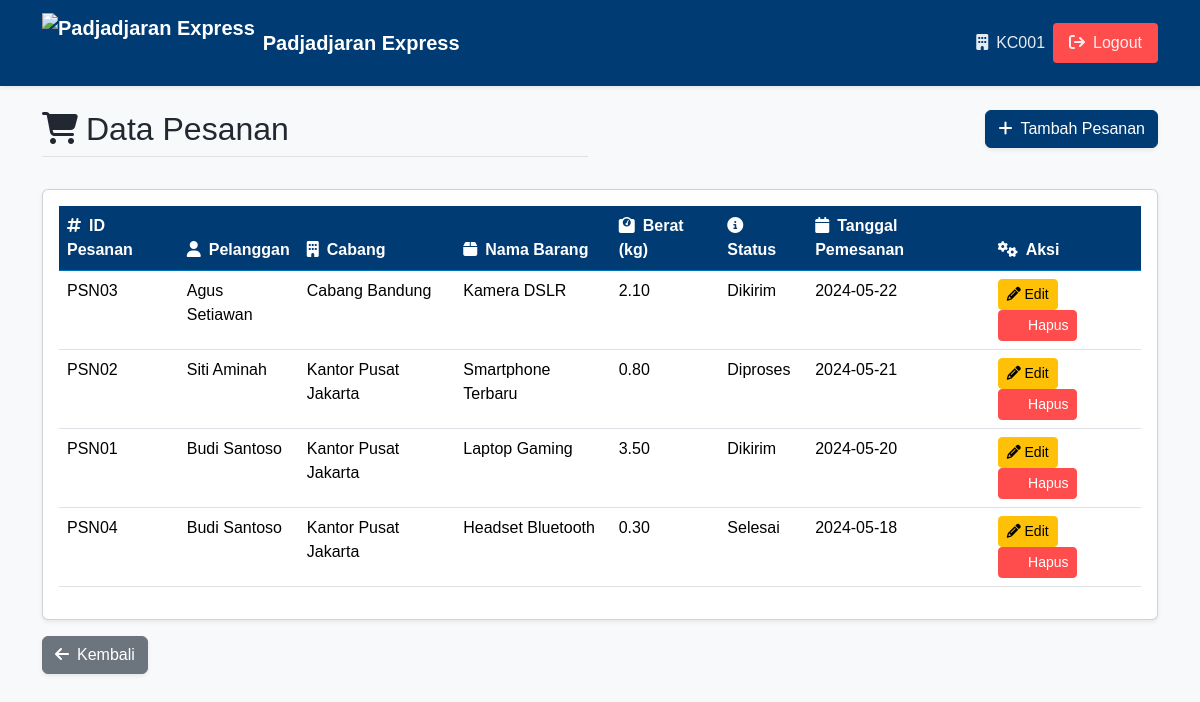
/pesanan/list.php (signed in), run on the app's committed database.
### tables this page shows
CREATE TABLE `pesanan` (
  `id_pesanan` varchar(5) NOT NULL,
  `id_pelanggan` varchar(5) DEFAULT NULL,
  `nama_barang` varchar(50) DEFAULT NULL,
  `status_barang` varchar(50) DEFAULT NULL,
  `tanggal_pemesanan` date DEFAULT NULL,
  `berat` decimal(5,2) DEFAULT NULL
);

CREATE TABLE `pelanggan` (
  `id_pelanggan` varchar(5) NOT NULL,
  `id_cabang` varchar(5) DEFAULT NULL,
  `nama_pelanggan` varchar(50) DEFAULT NULL,
  `telepon` varchar(20) DEFAULT NULL,
  `email` varchar(50) DEFAULT NULL,
  `alamat` varchar(50) DEFAULT NULL
);

CREATE TABLE `kantor_cabang` (
  `id_cabang` varchar(5) NOT NULL,
  `nama_cabang` varchar(50) DEFAULT NULL,
  `alamat` varchar(50) DEFAULT NULL,
  `password` varchar(30) DEFAULT NULL
);

### pesanan/list.php (the view, shortened to what this page needs)
<?php
include("../config.php");
$is_kantor_pusat = ($_SESSION['id_cabang'] == 'KC001');
if ($is_kantor_pusat) {
    $query = "SELECT p.*, pl.nama_pelanggan, kc.nama_cabang
              FROM pesanan p
              JOIN pelanggan pl ON p.id_pelanggan = pl.id_pelanggan
              JOIN kantor_cabang kc ON pl.id_cabang = kc.id_cabang
              ORDER BY p.tanggal_pemesanan DESC";
    $result = mysqli_query($conn, $query);
}
?>
<!DOCTYPE html>
<html lang="en">
<head>
    <link href="../assets/css/bootstrap.min.css" rel="stylesheet">
    <link rel="stylesheet" href="../assets/font-awesome/css/all.min.css">
    <link rel="stylesheet" href="../assets/style.css">
</head>
<body>
    <nav class="navbar navbar-expand-lg navbar-dark shadow-sm sticky-top" style="background-color: #003B73;">
        <div class="container">
            <a class="navbar-brand d-flex align-items-center" href="../dashboard.php">
                <img src="../assets/img/logo.png" alt="Padjadjaran Express" height="60" class="me-2">
                <span>Padjadjaran Express</span>
            </a>
            <div class="navbar-nav ms-auto">
                <span class="nav-link">
                    <i class="fa fa-building me-2"></i><?= htmlspecialchars($_SESSION['id_cabang']) ?>
                </span>
                <a class="nav-link btn btn-danger btn-sm text-white px-3" href="../logout.php">
                    <i class="fa fa-sign-out me-2"></i>Logout
                </a>
            </div>
        </div>
    </nav>
    <div class="container py-4">
        <div class="row mb-4">
            <div class="col">
                <h2 class="border-bottom pb-2">
                    <i class="fas fa-shopping-cart me-2"></i>Data Pesanan
                </h2>
            </div>
            <div class="col text-end">
                <a href="tambah.php" class="btn btn-primary shadow-sm">
                    <i class="fa fa-plus me-2"></i>Tambah Pesanan
                </a>
            </div>
        </div>
        <div class="card shadow-sm">
            <div class="card-body">
                <div class="table-responsive">
                    <table class="table table-hover">
                        <thead>
                            <tr>
                                <th><i class="fa fa-hashtag me-2"></i>ID Pesanan</th>
                                <th><i class="fa fa-user me-2"></i>Pelanggan</th>
                                <?php if ($is_kantor_pusat): ?>
                                <th><i class="fa fa-building me-2"></i>Cabang</th>
                                <?php endif; ?>
                                <th><i class="fa fa-box me-2"></i>Nama Barang</th>
                                <th><i class="fa fa-weight-scale me-2"></i>Berat (kg)</th>
                                <th><i class="fa fa-info-circle me-2"></i>Status</th>
                                <th><i class="fa fa-calendar me-2"></i>Tanggal Pemesanan</th>
                                <th><i class="fa fa-gears me-2"></i>Aksi</th>
                            </tr>
                        </thead>
                        <tbody>
                            <?php while ($row = mysqli_fetch_assoc($result)) { ?>
                            <tr>
                                <td><?= $row['id_pesanan'] ?></td>
                                <td><?= htmlspecialchars($row['nama_pelanggan']) ?></td>
                                <?php if ($is_kantor_pusat): ?>
                                <td><?= htmlspecialchars($row['nama_cabang']) ?></td>
                                <?php endif; ?>
                                <td><?= htmlspecialchars($row['nama_barang']) ?></td>
                                <td><?= $row['berat'] ?></td>
                                <td><?= htmlspecialchars($row['status_barang']) ?></td>
                                <td><?= $row['tanggal_pemesanan'] ?></td>
                                <td>
                                    <a href="edit.php?id=<?= $row['id_pesanan'] ?>" class="btn btn-warning btn-sm"><i class="fa fa-pencil"></i> Edit</a>
                                    <a href="hapus.php?id=<?= $row['id_pesanan'] ?>" class="btn btn-danger btn-sm" onclick="return confirm('Yakin hapus?')"><i class="fa fa-trash-o fa-fw"></i> Hapus</a>
                                </td>
                            </tr>
                            <?php } ?>
                        </tbody>
                    </table>
                </div>
            </div>
        </div>
        <div class="mt-3">
            <a href="../dashboard.php" class="btn btn-secondary shadow-sm">
                <i class="fa fa-arrow-left me-2"></i>Kembali
            </a>
        </div>
    </div>
</body>
</html>

### assets/style.css (style rules this page uses)
:root { --primary-color: #003B73; --secondary-color: #0074B7; --accent-color: #FF6B35; --light-color: #F8F9FA; --dark-color: #222831; --success-color: #00B074; --warning-color: #FFB649; --danger-color: #FF4C4C; }
body { font-family: 'Nunito', sans-serif; background-color: var(--light-color); color: var(--dark-color); }
.navbar { background-color: var(--primary-color) !important; }
.navbar-brand { color: white !important; font-weight: 700; }
.nav-link { color: rgba(255, 255, 255, 0.9) !important; transition: all 0.3s ease; }
.card { transition: transform 0.3s ease, box-shadow 0.3s ease; }
.btn-primary { background-color: var(--primary-color); border-color: var(--primary-color); }
.btn-danger { background-color: var(--danger-color); border-color: var(--danger-color); }
.table thead th { background-color: var(--primary-color); color: white; border-color: var(--secondary-color); }

### data on the page
pesanan: id_pesanan "PSN03", id_pelanggan.nama_pelanggan "Agus Setiawan", kantor_cabang.nama_cabang "Cabang Bandung", nama_barang "Kamera DSLR", berat "2.10", status_barang "Dikirim", tanggal_pemesanan "2024-05-22"
pesanan: id_pesanan "PSN02", id_pelanggan.nama_pelanggan "Siti Aminah", kantor_cabang.nama_cabang "Kantor Pusat Jakarta", nama_barang "Smartphone Terbaru", berat "0.80", status_barang "Diproses", tanggal_pemesanan "2024-05-21"
pesanan: id_pesanan "PSN01", id_pelanggan.nama_pelanggan "Budi Santoso", kantor_cabang.nama_cabang "Kantor Pusat Jakarta", nama_barang "Laptop Gaming", berat "3.50", status_barang "Dikirim", tanggal_pemesanan "2024-05-20"
pesanan: id_pesanan "PSN04", id_pelanggan.nama_pelanggan "Budi Santoso", kantor_cabang.nama_cabang "Kantor Pusat Jakarta", nama_barang "Headset Bluetooth", berat "0.30", status_barang "Selesai", tanggal_pemesanan "2024-05-18"

### other printed values
$_SESSION['id_cabang'] "KC001"
